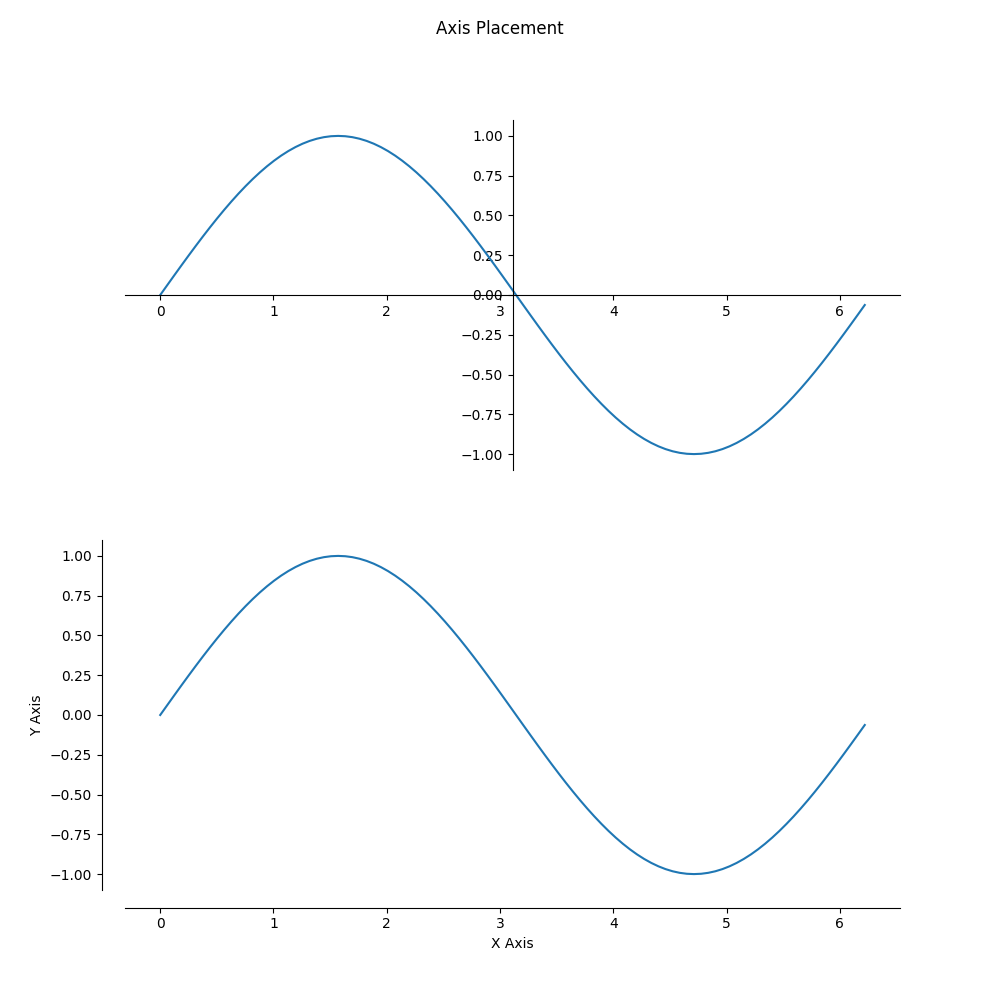

This chart was generated by the following Julia code:
# pyplot_axis_placement.jl
#
#	Demonstrate the placement of axes
#
# gizmaa (https://gist.github.com/gizmaa/7214002)
# Julia 1.1.0
# 20.12.13
# Last Edit: 10.05.19

using PyPlot

###################
#  Generate Data  #
###################
x = collect(0:pi/50:2pi)
y = sin.(x)

###############
#  Plot Data  #
###############
fig = figure("pyplot_axis_placement",figsize=(10,10))
subplot(211)
p = plot(x,y)
ax = gca()
axis("tight")
ax.spines["top"].set_visible(false) # Hide the top edge of the axis
ax.spines["right"].set_visible(false) # Hide the right edge of the axis
ax.spines["left"].set_position("center") # Move the right axis to the center
ax.spines["bottom"].set_position("center") # Most the bottom axis to the center
#ax.spines["left"].set_smart_bounds(true)
ax.xaxis.set_ticks_position("bottom") # Set the x-ticks to only the bottom
ax.yaxis.set_ticks_position("left") # Set the y-ticks to only the left

subplot(212)
p = plot(x,y)
ax2 = gca()
axis("tight")
ax2.spines["top"].set_visible(false) # Hide the top edge of the axis
ax2.spines["right"].set_visible(false) # Hide the right edge of the axis
ax2.xaxis.set_ticks_position("bottom")
ax2.yaxis.set_ticks_position("left")
ax2.spines["left"].set_position(("axes",-0.03)) # Offset the left scale from the axis
ax2.spines["bottom"].set_position(("axes",-0.05)) # Offset the bottom scale from the axis
xlabel("X Axis")
ylabel("Y Axis")

suptitle("Axis Placement")
